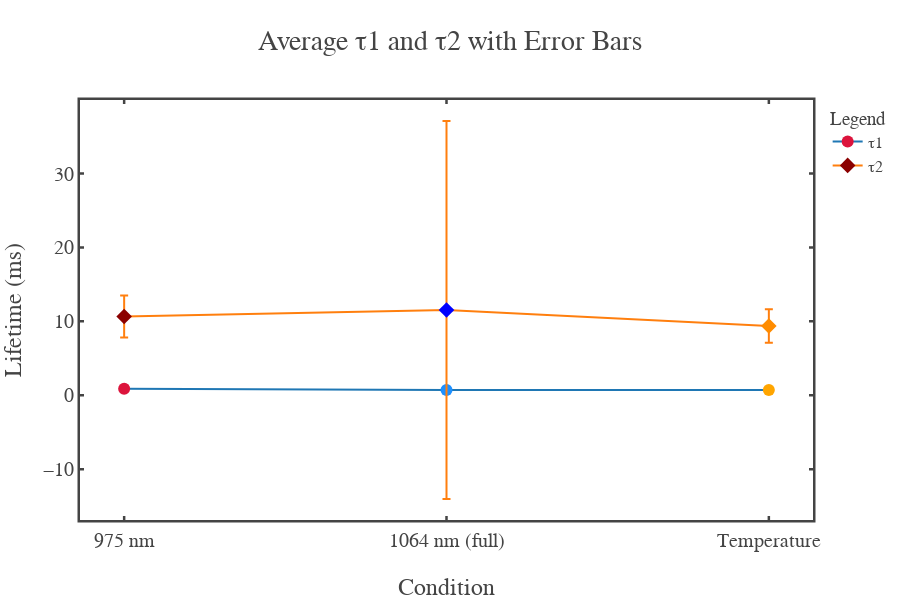

Source (notebook cell):
### Code cell
# ============================================================
# Load 1064 nm data twice: full errors and scaled errors
# ============================================================
data_1064_full = load_lifetime_data(
    r"C:\Users\Atanu\OneDrive\Desktop\research_work\paper\NaBiF4_PL_analysis\datas\2nd Oct NaBiF4\Percentage Modulation\lifetime_statistics_1064nm_powers.xlsx",
    "1064nm Powers (mA)",
    calib=calib_1064,
    scale_error=False   # full original errors
)

data_1064_scaled = load_lifetime_data(
    r"C:\Users\Atanu\OneDrive\Desktop\research_work\paper\NaBiF4_PL_analysis\datas\2nd Oct NaBiF4\Percentage Modulation\lifetime_statistics_1064nm_powers.xlsx",
    "1064nm Powers (mA)",
    calib=calib_1064,
    scale_error=True    # scaled errors (50%)
)

# ============================================================
# Compute averages and errors
# ============================================================
def compute_avg_and_err(data_dict):
    tau1_avg = np.mean(data_dict["tau1"])
    tau2_avg = np.mean(data_dict["tau2"])
    tau1_err = np.sqrt(np.sum(data_dict["tau1_err"]**2)) / len(data_dict["tau1_err"])
    tau2_err = np.sqrt(np.sum(data_dict["tau2_err"]**2)) / len(data_dict["tau2_err"])
    return tau1_avg, tau1_err, tau2_avg, tau2_err

# 975 nm
tau1_975_avg, tau1_975_err, tau2_975_avg, tau2_975_err = compute_avg_and_err(data_975)
# 1064 nm (scaled)
tau1_1064_avg, tau1_1064_err, tau2_1064_avg, tau2_1064_err = compute_avg_and_err(data_1064_scaled)
# 1064 nm (full)
tau1_1064_full_avg, tau1_1064_full_err, tau2_1064_full_avg, tau2_1064_full_err = compute_avg_and_err(data_1064_full)
# Temperature
tau1_T_avg, tau1_T_err, tau2_T_avg, tau2_T_err = compute_avg_and_err(data_T)

# ============================================================
# Print results
# ============================================================
print("===== 975 nm =====")
print(f"Average τ1: {tau1_975_avg:.4e} ± {tau1_975_err:.4e} ms")
print(f"Average τ2: {tau2_975_avg:.4e} ± {tau2_975_err:.4e} ms\n")

print("===== 1064 nm (scaled) =====")
print(f"Average τ1: {tau1_1064_avg:.4e} ± {tau1_1064_err:.4e} ms")
print(f"Average τ2: {tau2_1064_avg:.4e} ± {tau2_1064_err:.4e} ms\n")

print("===== 1064 nm (full) =====")
print(f"Average τ1: {tau1_1064_full_avg:.4e} ± {tau1_1064_full_err:.4e} ms")
print(f"Average τ2: {tau2_1064_full_avg:.4e} ± {tau2_1064_full_err:.4e} ms\n")

print("===== Temperature =====")
print(f"Average τ1: {tau1_T_avg:.4e} ± {tau1_T_err:.4e} ms")
print(f"Average τ2: {tau2_T_avg:.4e} ± {tau2_T_err:.4e} ms")

### Figure 1 — Plotly figure (JSON) as saved in the notebook; plotly's stock layout.template omitted (floating-point values rounded to 4 significant figures)
{"data": [{"error_y": {"array": [0.1453, 0.2373, 0.229], "type": "data", "visible": true}, "marker": {"color": ["crimson", "dodgerblue", "orange"], "size": 12, "symbol": "circle"}, "mode": "markers+lines", "name": "τ1", "type": "scatter", "x": ["975 nm", "1064 nm (full)", "Temperature"], "y": [0.8702, 0.7112, 0.7252]}, {"error_y": {"array": [2.847, 25.57, 2.252], "type": "data", "visible": true}, "marker": {"color": ["darkred", "blue", "darkorange"], "size": 12, "symbol": "diamond"}, "mode": "markers+lines", "name": "τ2", "type": "scatter", "x": ["975 nm", "1064 nm (full)", "Temperature"], "y": [10.65, 11.54, 9.371]}], "layout": {"font": {"size": 20}, "height": 600, "legend": {"font": {"size": 16}, "title": {"text": "Legend"}}, "title": {"text": "Average τ1 and τ2 with Error Bars"}, "width": 900, "xaxis": {"autorange": true, "range": [-0.137, 2.137], "title": {"text": "Condition"}, "type": "category"}, "yaxis": {"autorange": true, "range": [-16.87, 39.95], "title": {"text": "Lifetime (ms)"}, "type": "linear"}}}
